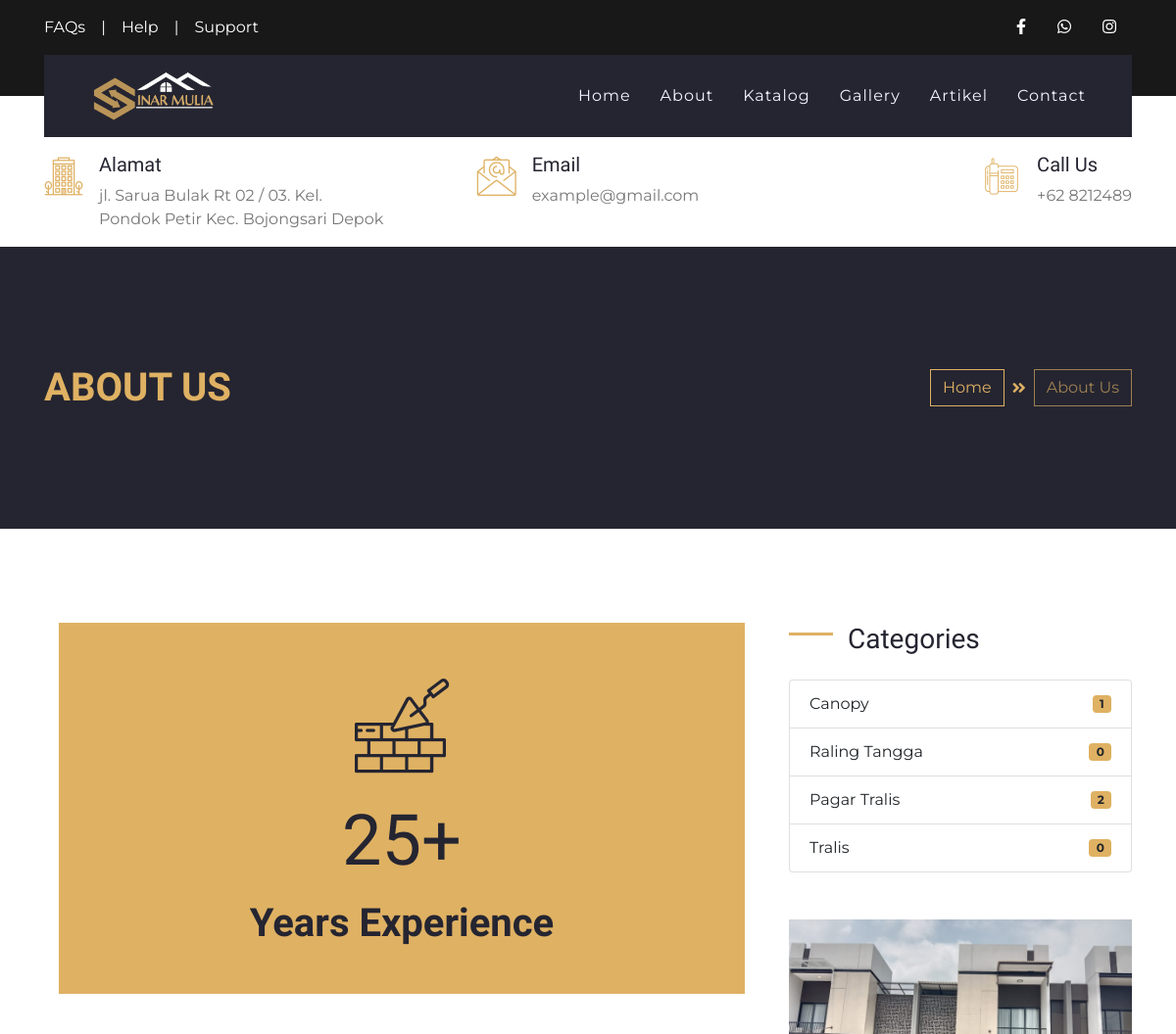
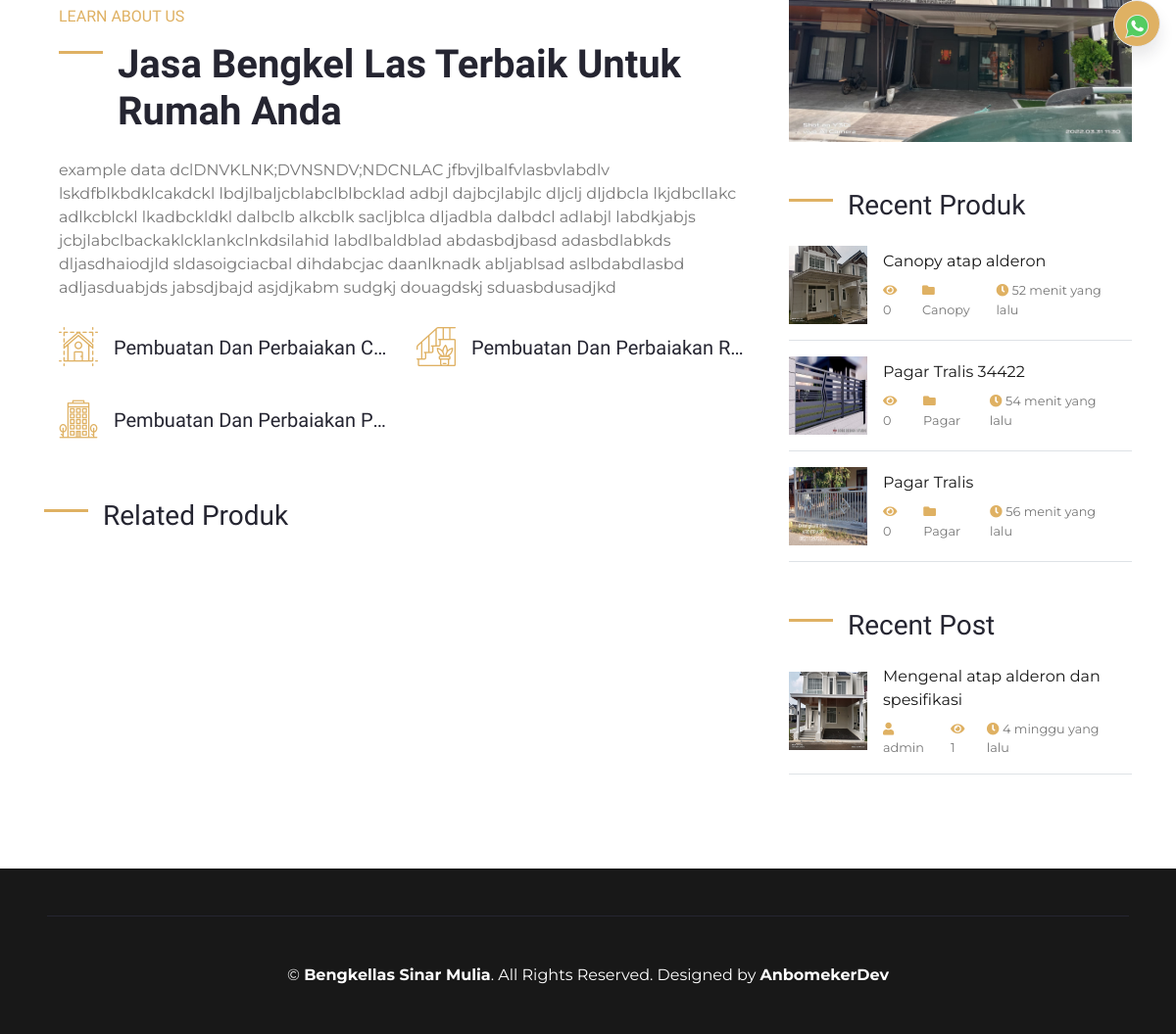
The app's page /index.php/about with its own data (2 pictures, top to bottom).
### tables this page shows
CREATE TABLE `set_profil`  (
  `profil_id` int(11) NOT NULL AUTO_INCREMENT,
  `nama` varchar(50) NULL DEFAULT NULL,
  `alamat` varchar(100) NULL DEFAULT NULL,
  `deskripsi` text NULL,
  `logo` text NULL,
  `foto` text NULL,
  `kontak_id` int(11) NULL DEFAULT NULL,
  `company_name` varchar(50) NULL DEFAULT NULL,
  `web_url` text NULL,
  PRIMARY KEY (`profil_id`) USING BTREE
);

CREATE TABLE `ref_produk`  (
  `produk_id` int(11) NOT NULL AUTO_INCREMENT,
  `nama_produk` varchar(100) NOT NULL,
  `kategori` varchar(30) NOT NULL,
  `deskripsi` text NOT NULL,
  `foto` varchar(100) NOT NULL,
  `date_post` datetime NOT NULL,
  `slug` varchar(100) NULL DEFAULT NULL,
  `harga` varchar(20) NULL DEFAULT NULL,
  `best` int(11) NULL DEFAULT NULL,
  PRIMARY KEY (`produk_id`) USING BTREE
);

CREATE TABLE `artikel`  (
  `artikel_id` int(11) NOT NULL AUTO_INCREMENT,
  `judul_artikel` varchar(100) NULL DEFAULT NULL,
  `konten` longtext NULL,
  `slug` text NULL,
  `foto` text NULL,
  `link` text NULL,
  `date_post` datetime NULL DEFAULT NULL,
  `is_active` int(11) NULL DEFAULT NULL,
  `penerbit` varchar(50) NULL DEFAULT NULL,
  `visit` int(11) NULL DEFAULT NULL,
  `ip` varchar(100) NULL DEFAULT NULL,
  PRIMARY KEY (`artikel_id`) USING BTREE
);

### application/controllers/About.php (called while the page is built, shortened)
<?php
class About extends CI_Controller
{
    public function __construct()
    {
        $this->load->model('M_about', 'about');
        $this->load->model('admin/Profil_m', 'profil');
        $this->load->library('session');
    }
    public function index()
    {
        $data = [
            'judul' => $this->profil->get_profile('nama'),
            'perusahaan' => $this->profil->get_profile('nama'),
            'logo' => $this->profil->get_profile('logo'),
            'alamat' => $this->profil->get_profile('alamat'),
            'whatsap' => $this->profil->get_kontak('whatsap'),
            'facebook' => $this->profil->get_kontak('facebook'),
            'instagram' => $this->profil->get_kontak('instagram'),
            'email' => $this->profil->get_kontak('email'),
            'telpon' => $this->profil->get_kontak('telpon'),
            'foto' => $this->profil->get_profile('foto'),
            'deskripsi' => $this->profil->get_profile('deskripsi'),
            'B_produk' => $this->profil->get_B_produk()->result(),
            'produklimit' => $this->profil->produklimit()->result(),
            'artikellimit' => $this->profil->art()->result(),
        ];
        $this->load->view('layout/header', $data);
        $this->load->view('layout/navbar', $data);
        $this->load->view('pages/about_v', $data);
        $this->load->view('layout/footer', $data);
    }
}

### index.php (called while the page is built, shortened)
<?php
require_once BASEPATH.'core/CodeIgniter.php';

### application/models/admin/Profil_m.php (called while the page is built, shortened)
<?php
class Profil_m extends CI_Model
{
    public function get_profile($varams)
    {
        $query = $this->db->get('set_profil')->row();
        $data = $query->$varams;
        return $data;
    }
    function get_B_produk()
    {
        $this->db->select('*');
        $this->db->from('ref_produk');
        $this->db->where('best', 1);
        $this->db->order_by('produk_id', 'DESC');
        $query = $this->db->get();
        return $query;
    }
    function produklimit()
    {
        $this->db->select('*');
        $this->db->from('ref_produk');
        $this->db->limit(8);
        $this->db->order_by('produk_id', 'DESC');
        $query = $this->db->get();
        return $query;
    }
    function art()
    {
        $this->db->select('*');
        $this->db->from('artikel');
        $this->db->limit(8);
        $this->db->order_by('artikel_id', 'DESC');
        $query = $this->db->get();
        return $query;
    }
}

### application/views/pages/right_v.php (the view)
<div class="col-lg-4 mt-5 mt-lg-0">
    <div class="mb-5">
        <h3 class="mb-4 section-title">Categories</h3>
        <ul class="list-group">
            <?php $c = 'Canopy';
            $canopy = $this->db->query("SELECT * FROM ref_produk WHERE kategori='" . $c . "'")->num_rows(); ?>
            <?php $t = 'Tangga';
            $tangga = $this->db->query("SELECT * FROM ref_produk WHERE kategori='" . $t . "'")->num_rows(); ?>
            <?php $p = 'Pagar';
            $pagar = $this->db->query("SELECT * FROM ref_produk WHERE kategori='" . $p . "'")->num_rows(); ?>
            <?php $t = 'Tralis';
            $tralis = $this->db->query("SELECT * FROM ref_produk WHERE kategori='" . $t . "'")->num_rows(); ?>
            <li class="list-group-item d-flex justify-content-between align-items-center">
                Canopy
                <span class="badge badge-primary badge-pill"><?= $canopy ?></span>
            </li>
            <li class="list-group-item d-flex justify-content-between align-items-center">
                Raling Tangga
                <span class="badge badge-primary badge-pill"><?= $tangga ?></span>
            </li>
            <li class="list-group-item d-flex justify-content-between align-items-center">
                Pagar Tralis
                <span class="badge badge-primary badge-pill"><?= $pagar ?></span>
            </li>
            <li class="list-group-item d-flex justify-content-between align-items-center">
                Tralis
                <span class="badge badge-primary badge-pill"><?= $tralis ?></span>
            </li>
        </ul>
    </div>
    <div class="mb-5">
        <img src="<?= base_url() ?>assets/upload/poto/<?= $foto ?>" alt="" class="img-fluid">
    </div>
    <div class="mb-5">
        <h3 class="mb-4 section-title">Recent Produk</h3>
        <?php foreach ($produklimit as $produk) : ?>
            <?php $id = $produk->produk_id;
            $visitproduk  = $this->db->query("SELECT * FROM section_visit WHERE produk_id='" . $id . "'")->num_rows(); ?>
            <div class="d-flex align-items-center border-bottom mb-3 pb-3">
                <img class="img-fluid" src="<?= base_url() ?>assets/upload/gallery/<?= $produk->foto ?>" style="width: 80px; height: 80px;" alt="">
                <div class="d-flex flex-column pl-3">
                    <a class="text-dark mb-2" href="<?= base_url() ?>katalog/detailproduk/<?= $produk->slug ?>/<?= $produk->produk_id ?>"><?= $produk->nama_produk ?></a>
                    <div class="d-flex">
                        <small class="mr-3"><i class="fa fa-eye text-primary"></i> <?= $visitproduk ?></small>
                        <small class="mr-3"><i class="fa fa-folder text-primary"></i> <?= $produk->kategori ?></small>
                        <small class="mr-3"><i class="fa fa-clock text-primary"></i> <?= waktu_lalu($produk->date_post) ?></small>
                    </div>
                </div>
            </div>
        <?php endforeach ?>
    </div>
    <div class="mb-5">
        <h3 class="mb-4 section-title">Recent Post</h3>
        <?php foreach ($artikellimit as $art) : ?>
            <?php $id = $art->artikel_id;
            $visitart  = $this->db->query("SELECT * FROM section_visit WHERE artikel_id='" . $id . "'")->num_rows(); ?>
            <div class="d-flex align-items-center border-bottom mb-3 pb-3">
                <img class="img-fluid" src="<?= base_url() ?>assets/upload/artikel/<?= $art->foto ?>" style="width: 80px; height: 80px;" alt="">
                <div class="d-flex flex-column pl-3">
                    <a class="text-dark mb-2" href="<?= base_url() ?>artikel/single/<?= $art->slug ?>/<?= $art->artikel_id ?>"><?= $art->judul_artikel ?></a>
                    <div class="d-flex">
                        <small class="mr-3"><i class="fa fa-user text-primary"></i> <?= $art->penerbit ?></small>
                        <small class="mr-3"><i class="fa fa-eye text-primary"></i> <?= $visitart ?></small>
                        <small class="mr-3"><i class="fa fa-clock text-primary"></i> <?= waktu_lalu($art->date_post) ?></small>
                    </div>
                </div>
            </div>
        <?php endforeach ?>
    </div>
</div>

### application/views/layout/navbar.php (shortened to what this page needs)
<div class="container-fluid bg-dark py-3">
    <div class="container">
        <div class="row">
            <div class="col-md-6 text-center text-lg-left mb-2 mb-lg-0">
                <div class="d-inline-flex align-items-center">
                    <a class="text-white pr-3" href="">FAQs</a>
                    <span class="text-white">|</span>
                    <a class="text-white px-3" href="">Help</a>
                    <span class="text-white">|</span>
                    <a class="text-white pl-3" href="">Support</a>
                </div>
            </div>
            <div class="col-md-6 text-center text-lg-right">
                <div class="d-inline-flex align-items-center">
                    <a class="text-white px-3" href="<?= $facebook ?>">
                        <i class="fab fa-facebook-f"></i>
                    </a>
                    <a class="text-white px-3" href="<?= $whatsap ?>">
                        <i class="fab fa-whatsapp"></i>
                    </a>
                    <a class="text-white px-3" href="<?= $instagram ?>">
                        <i class="fab fa-instagram"></i>
                    </a>
                </div>
            </div>
        </div>
    </div>
</div>
<div class="container-fluid position-relative nav-bar p-0">
    <div class="container position-relative" style="z-index: 9;">
        <nav class="navbar navbar-expand-lg bg-secondary navbar-dark py-3 py-lg-0 pl-3 pl-lg-5">
            <a href="" class="navbar-brand">
                <img src="<?= base_url() ?>assets/upload/logo/<?= $logo ?>" alt="" height="50">
            </a>
            <div class="collapse navbar-collapse justify-content-between px-3" id="navbarCollapse">
                <div class="navbar-nav ml-auto py-0">
                    <a href="<?= base_url() ?>" class="nav-item nav-link ">Home</a>
                    <a href="<?= base_url('about') ?>" class="nav-item nav-link">About</a>
                    <a href="<?= base_url('katalog') ?>" class="nav-item nav-link">Katalog</a>
                    <a href="<?= base_url('gallery') ?>" class="nav-item nav-link">Gallery</a>
                    <a href="<?= base_url('artikel') ?>" class="nav-item nav-link">Artikel</a>
                    <a href="<?= base_url('contact') ?>" class="nav-item nav-link">Contact</a>
                </div>
            </div>
        </nav>
    </div>
</div>
<div class="container-fluid bg-white py-3">
    <div class="container">
        <div class="row">
            <div class="col-lg-4 text-left mb-3 mb-lg-0">
                <div class="d-inline-flex text-left">
                    <h1 class="flaticon-office font-weight-normal text-primary m-0 mr-3"></h1>
                    <div class="d-flex flex-column">
                        <h5>Alamat</h5>
                        <p class="m-0"><?= $alamat ?></p>
                    </div>
                </div>
            </div>
            <div class="col-lg-4 text-left text-lg-center mb-3 mb-lg-0">
                <div class="d-inline-flex text-left">
                    <h1 class="flaticon-email font-weight-normal text-primary m-0 mr-3"></h1>
                    <div class="d-flex flex-column">
                        <h5>Email</h5>
                        <p class="m-0"><?= $email ?></p>
                    </div>
                </div>
            </div>
            <div class="col-lg-4 text-left text-lg-right mb-3 mb-lg-0">
                <div class="d-inline-flex text-left">
                    <h1 class="flaticon-telephone font-weight-normal text-primary m-0 mr-3"></h1>
                    <div class="d-flex flex-column">
                        <h5>Call Us</h5>
                        <p class="m-0">+62 <?= $telpon ?></p>
                    </div>
                </div>
            </div>
        </div>
    </div>
</div>

### application/views/pages/about_v.php (shortened to what this page needs)
<?php
function waktu_lalu($timestamp)
{
    $selisih = time() - strtotime($timestamp);
    $detik = $selisih;
    $menit = round($selisih / 60);
    $jam = round($selisih / 3600);
    $hari = round($selisih / 86400);
    $minggu = round($selisih / 604800);
    $bulan = round($selisih / 2419200);
    $tahun = round($selisih / 29030400);
    if ($detik <= 60) {
        $waktu = $detik . ' detik yang lalu';
    } else if ($menit <= 60) {
        $waktu = $menit . ' menit yang lalu';
    } else if ($jam <= 24) {
        $waktu = $jam . ' jam yang lalu';
    } else if ($hari <= 7) {
        $waktu = $hari . ' hari yang lalu';
    } else if ($minggu <= 4) {
        $waktu = $minggu . ' minggu yang lalu';
    } else if ($bulan <= 12) {
        $waktu = $bulan . ' bulan yang lalu';
    } else {
        $waktu = $tahun . ' tahun yang lalu';
    }
    return $waktu;
}
?>
<div class="container-fluid bg-secondary py-5">
    <div class="container py-5">
        <div class="row align-items-center py-4">
            <div class="col-md-6 text-center text-md-left">
                <h1 class="mb-4 mb-md-0 text-primary text-uppercase">About Us</h1>
            </div>
            <div class="col-md-6 text-center text-md-right">
                <div class="d-inline-flex align-items-center">
                    <a class="btn btn-outline-primary" href="">Home</a>
                    <i class="fas fa-angle-double-right text-primary mx-2"></i>
                    <a class="btn btn-outline-primary disabled" href="">About Us</a>
                </div>
            </div>
        </div>
    </div>
</div>
<div class="container py-5">
    <div class="row pt-5">
        <div class="col-lg-8">
            <div class="col-lg-12">
                <div class="d-flex flex-column align-items-center justify-content-center bg-primary h-100 py-5 px-3">
                    <i class="flaticon-brickwall display-1 font-weight-normal text-secondary mb-3"></i>
                    <h4 class="display-3 mb-3">25+</h4>
                    <h1 class="m-0">Years Experience</h1>
                </div>
            </div>
            <div class="col-lg-12 m-0 my-lg-12 pt-5 pb-8 pb-lg-4 pl-lg-8">
                <h6 class="text-primary font-weight-normal text-uppercase mb-3">Learn About Us</h6>
                <h1 class="mb-4 section-title">Jasa Bengkel Las Terbaik Untuk Rumah Anda</h1>
                <p><?= $deskripsi ?></p>
                <div class="row py-2">
                    <div class="col-sm-6">
                        <div class="d-flex align-items-center mb-4">
                            <h1 class="flaticon-house font-weight-normal text-primary m-0 mr-3"></h1>
                            <h5 class="text-truncate m-0">Pembuatan Dan Perbaiakan Canopy</h5>
                        </div>
                    </div>
                    <div class="col-sm-6">
                        <div class="d-flex align-items-center mb-4">
                            <h1 class="flaticon-stairs font-weight-normal text-primary m-0 mr-3"></h1>
                            <h5 class="text-truncate m-0">Pembuatan Dan Perbaiakan Raling Tangga</h5>
                        </div>
                    </div>
                    <div class="col-sm-6">
                        <div class="d-flex align-items-center mb-4">
                            <h1 class="flaticon-office font-weight-normal text-primary m-0 mr-3"></h1>
                            <h5 class="text-truncate m-0">Pembuatan Dan Perbaiakan Pagar Tralis</h5>
                        </div>
                    </div>
                </div>
            </div>
            <div class="mb-5 mx-n3">
                <h3 class="mb-4 ml-3 section-title">Related Produk</h3>
            </div>
        </div>
        <?php $this->load->view('pages/right_v') ?>
    </div>
</div>

### application/views/layout/footer.php (shortened to what this page needs)
<div class="container-fluid bg-dark text-white py-5 px-sm-3 px-md-5">
    <div class="container border-top border-secondary pt-5">
        <p class="m-0 text-center text-white">
            &copy; <a class="text-white font-weight-bold" href="#"><?= $perusahaan ?></a>. All Rights Reserved. Designed by
            <a class="text-white font-weight-bold" href="https://www.anamsaepul.site">AnbomekerDev</a>
        </p>
    </div>
</div>
</body>
</html>

### records on screen
set_profil: logo (picture), alamat "jl. Sarua Bulak Rt 02 / 03. Kel. Pondok Petir Kec. Bojongsari Depok", deskripsi "example data dclDNVKLNK;DVNSNDV;NDCNLAC jfbvjlbalfvlasbvlabdlv lskdfblkbdklcakdckl lbdjlbaljcblabclblbcklad adbjl dajbcjlabjlc dljclj dljdbcla lkjdbcllakc adlkcblckl lkadbckldkl dalbclb alkcblk sacljblca dljadbla dalbdcl adlabjl labdkjabjs jcbjlabclbackaklcklankclnkdsilahid labdlbaldblad abdasbdjbasd adasbdlabkds dljasdhaiodjld sldasoigciacbal dihdabcjac daanlknadk abljablsad aslbdabdlasbd adljasduabjds jabsdjbajd asjdjkabm sudgkj douagdskj sduasbdusadjkd", foto (picture), nama "Bengkellas Sinar Mulia"
ref_produk: foto (picture), nama_produk "Canopy atap alderon", visitproduk "0", kategori "Canopy", date_post "52 menit yang lalu"
ref_produk: foto (picture), nama_produk "Pagar Tralis 34422", visitproduk "0", kategori "Pagar", date_post "54 menit yang lalu"
ref_produk: foto (picture), nama_produk "Pagar Tralis", visitproduk "0", kategori "Pagar", date_post "56 menit yang lalu"
artikel: foto (picture), judul_artikel "Mengenal atap alderon dan spesifikasi", penerbit "admin", visitart "1", date_post "4 minggu yang lalu"

### other values on screen
$email "example@gmail.com"
$telpon "8212489"
$canopy "1"
$tangga "0"
$pagar "2"
$tralis "0"
